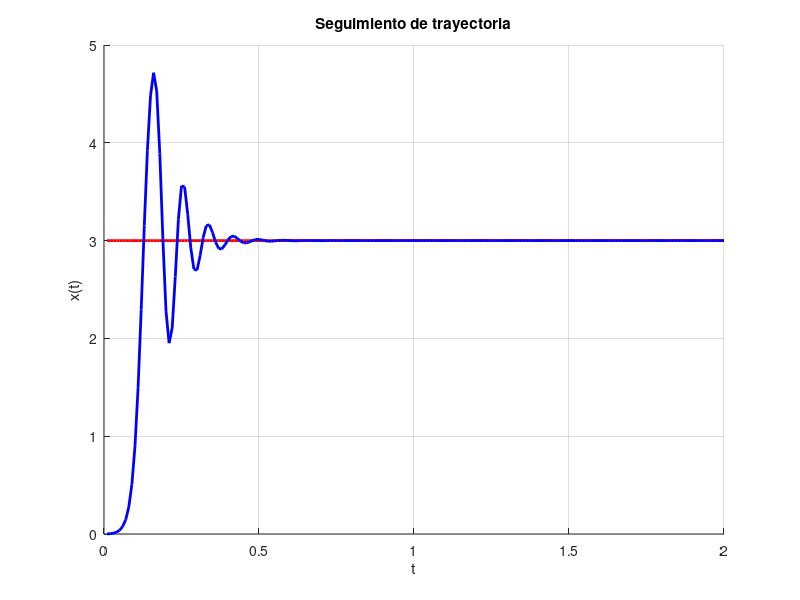

Here is the MATLAB script that generated this plot:
clear all
close all
clc

%entrada
T=3;

%Ganancias proporcional y derivativa
w1=2;%proporcional
w2=0;%derivativa

eta1=0.1;
eta2=0.2;

e_old=0;

t=0.01;

S=2;
N=S/t;

%posicion inicial
xi=0.0;
%velocidad inicial
vi=0.0;

xi_plot=zeros(1,N);
xd_plot=zeros(1,N);
u_plot=zeros(1,N);
t_plot=t:t:S;
w_plot=zeros(2,N);

for i=1:N
    
    xd=T;
    
    e=xd-xi;
    %parte proporcional
    x1=e;
    %parte derivativa
    x2=(e-e_old)/T;
    e_old=e;
    
    %parte PD sale la velocidad
    u=w1*x1+w2*x2;
    
    vi=vi+u*t;
    xi=xi+vi*t+0.5*u*t^2;
    
    %actualizacion de pesos
    w1=w1+eta1*u*x1;
    w2=w2+eta2*u*x2;
    
    %se aseguranq ue las ganacias sean positivas
    if w1<0
        w1=0;
    end
    
    if w2<0
        w2=0;
    end
   %%%%%%%%%%%%%%%%%%%%%%%%%%%%%%%%%%%%%%%%%%%%%%%%%%%%%%%%%
    xi_plot(i)=xi;
    xd_plot(i)=xd;
    u_plot(i)=u;
    w_plot(:,i)=[w1;w2];
end

figure
hold on
grid on
plot(t_plot,xd_plot,'r-','Linewidth',2)
plot(t_plot,xi_plot,'b-','Linewidth',2)
title('Seguimiento de trayectoria')
xlabel('t')
ylabel('x(t)')




